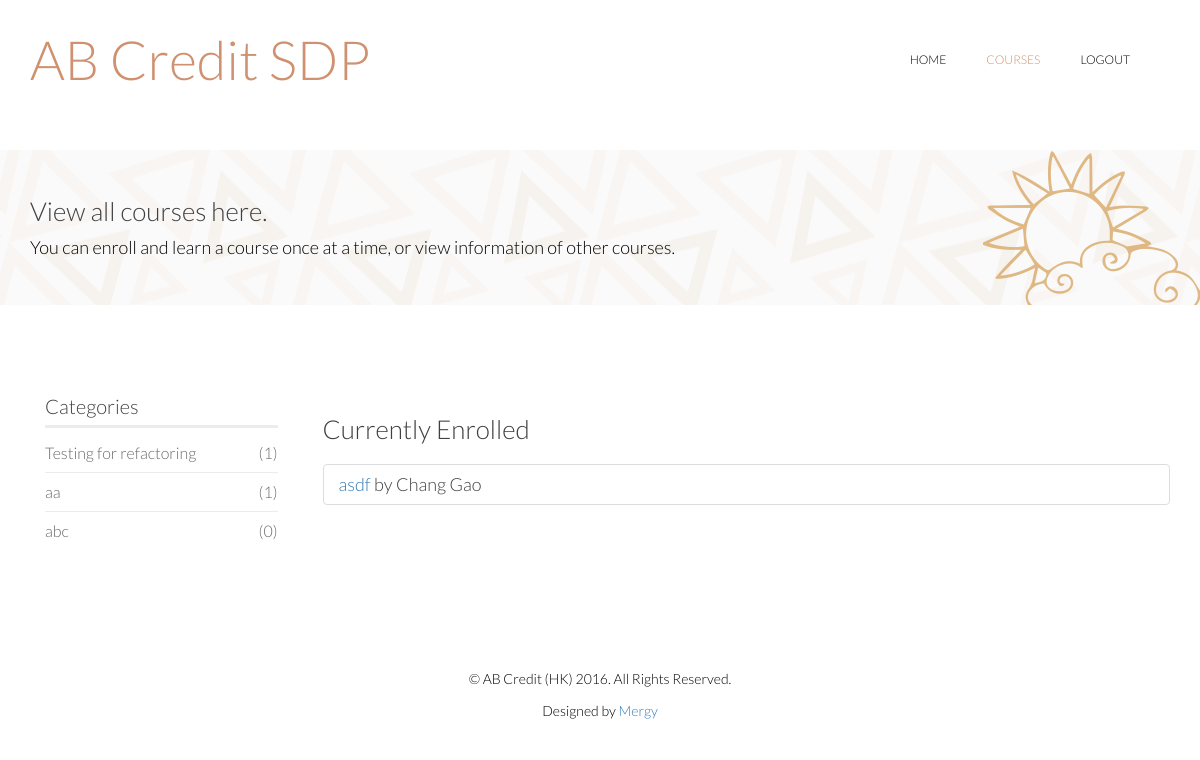
The app's page /participant/course/ (signed in), older data.
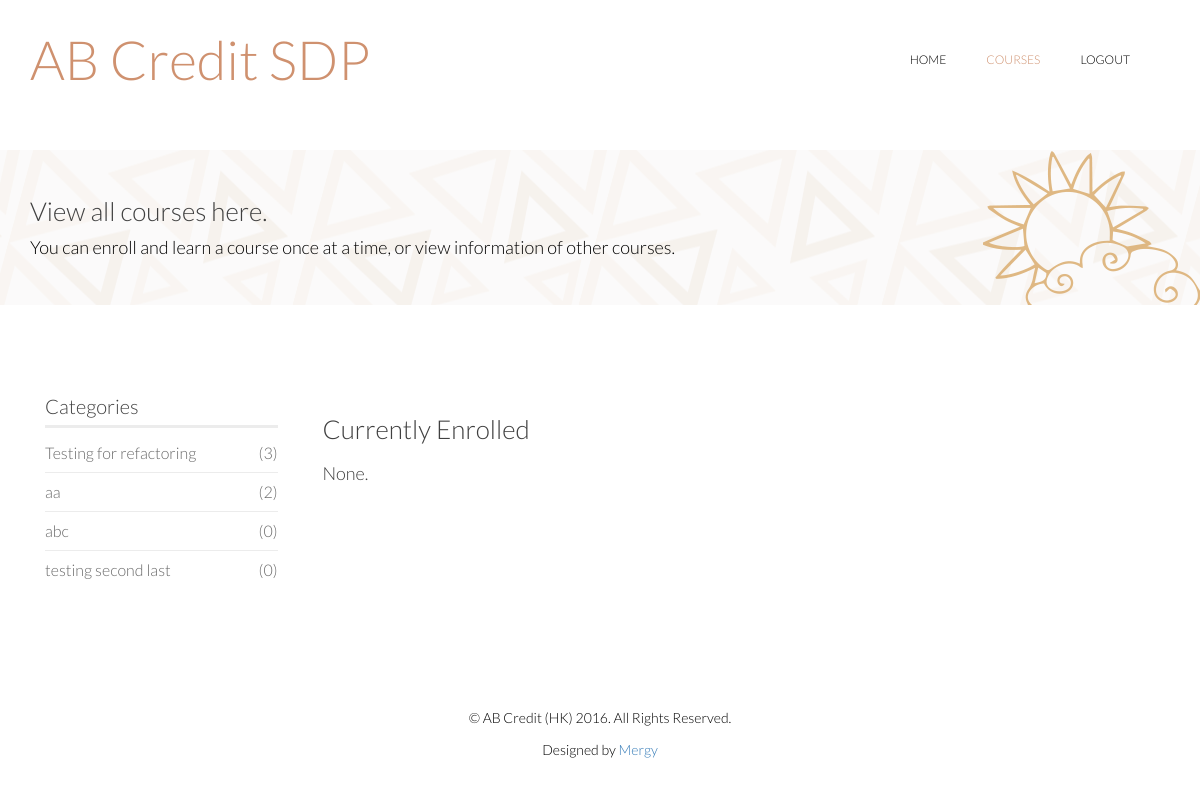
The same page, newer data.
### course/models.py (models this page shows, shortened)
class Category(models.Model):
    name = models.CharField(max_length=200)

class Course(models.Model):
    name = models.CharField(max_length=200)
    is_open = models.BooleanField(default=False)  # default set to false
    instructor = models.ForeignKey(
        Instructor, on_delete=models.CASCADE)  # many-to-one
    category = models.ForeignKey(
        Category, on_delete=models.CASCADE)  # many-to-one
    description = models.CharField(max_length=2000)

class Staff(models.Model):
    user = models.ForeignKey(User, on_delete=models.CASCADE)  # many-to-one
    last_login_type = models.CharField(max_length=20, default="Staff")
    class Meta:
        abstract = True
    def __str__(self):
        return self.user.first_name + " " + self.user.last_name
    def viewCategories(self):
        menu = dict()
        return menu

class Instructor(Staff):
    def viewCategories(self):
        menu = super(Instructor, self).viewCategories()
        for c in Category.objects.all():
            menu[c] = Course.objects.filter(Q(category=c) & (
                Q(is_open=True) | Q(instructor=self))).count()
        return menu

### course/views/participant_view.py (the view)
# urls.py: url(r'^', include('course.urls')),
@login_required
def course(request):
    participant = Participant.objects.get(user__pk=request.user.id)
    counts = participant.viewCategories()
    if CurrentEnrollment.objects.filter(participant__id = participant.id, course__is_open = True).exists():
        current_course = CurrentEnrollment.objects.get(participant__id = participant.id, course__is_open = True).course
        has_current_course = True
    else:
        has_current_course = False
    return render_to_response('participant/course.html', locals())

### course/models.py (called while the page is built)
    def viewCategories(self):
        menu = super(Participant, self).viewCategories()
        for c in Category.objects.all():
            menu[c] = Course.objects.filter(category=c, is_open=True).count()
        return menu

### course/templates/participant/course.html (shortened to what this page needs)
<html lang="en">
<head>
    {% load static %}
    <link rel="stylesheet" href="{% static 'css/bootstrap.min.css' %}" />
    <link rel="stylesheet" href="{% static 'css/font-awesome.min.css' %}" />
    <link rel="stylesheet" href="{% static 'css/animate.min.css' %}" />
    <link rel="stylesheet" href="{% static 'css/lightbox.css' %}" />
    <link rel="stylesheet" href="{% static 'css/main.css' %}" />
    <link rel="stylesheet" href="{% static 'css/responsive.css' %}" />
</head>
<body>
	<header id="header">
        <div class="navbar navbar-inverse" role="banner">
            <div class="container">
                <div class="navbar-header">
                    <a class="navbar-brand" href="/">
                        <h1 style="font-size: 300%; color: #cf916f">AB Credit SDP</h1>
                    </a>
                </div>
                <div class="collapse navbar-collapse">
                    <ul class="nav navbar-nav navbar-right">
                        <li><a href="/">Home</a></li>
                        <li class="active"><a href="/participant/course">Courses</a></li>
                        <li><a onclick="logout()">Logout</a></li>
                    </ul>
                </div>
            </div>
        </div>
    </header>
    <section id="page-breadcrumb">
        <div class="vertical-center sun">
             <div class="container">
                <div class="row">
                    <div class="action">
                        <div class="col-sm-12">
                            <h1 class="title">View all courses here.</h1>
                            <p>You can enroll and learn a course once at a time, or view information of other courses.</p>
                        </div>
                    </div>
                </div>
            </div>
        </div>
   </section>
    <section id="projects" class="padding-top">
        <div class="container">
            <div class="row">
                <div class="col-lg-3 col-md-4 col-sm-5">
                  <div class="col-sm-12">
                    <div class="sidebar portfolio-sidebar">
                        <div class="sidebar-item categories" id="category_bar">
                            <h3>Categories</h3>
                            <ul class="nav navbar-stacked">
                              {% for category, num in counts.items %}
                                <li><a onclick="getCategoryInfo('{{category.id}}', '{{category.name}}')">{{category.name}}<span class="pull-right">({{num}})</span></a></li>
                              {% endfor %}
                            </ul>
                        </div>
                    </div>
                  </div>
                </div>
                <div class="col-lg-9 col-md-8 col-sm-7">
                  <div class="col-sm-12">
                    <div class="row">
                        <h1 id="content-title">Currently Enrolled</h1>
                        <div><div id="content-main">
                          <div class="portfolio-item branded logos portfolio-wrapper">
                              <h4 class="portfolio-info">
                                <ul class="list-group">
                                  {% if has_current_course%}
                                    <h4><li class="list-group-item"><a onclick="getCourseInfo('{{current_course.id}}', '{{current_course.name}}')">{{current_course.name}} </a>by {{current_course.instructor}}</li></h4>
                                  {% else %}
                                    <h4>None.</h4>
                                  {% endif %}
                                </ul>
                              </h4>
                          </div>
                        </div></div>
                    </div>
                  </div>
                </div>
            </div>
        </div>
    </section>
    <footer id="footer">
        <div class="container">
            <div class="row">
                <div class="col-sm-12">
                    <div class="copyright-text text-center">
                        <p>&copy; AB Credit (HK) 2016. All Rights Reserved.</p>
                        <p>Designed by <a target="_blank" href="http://www.cs.hku.hk/programme/course_info.jsp?infile=2016/comp3297.html">Mergy</a></p>
                    </div>
                </div>
            </div>
        </div>
    </footer>
</body>
</html>

### course/static/css/lightbox.css (style rules this page uses)
body:after { content: url(../image/lightbox/close.png) url(../image/lightbox/loading.gif) url(../image/lightbox/prev.png) url(../image/lightbox/next.png); display: none; }

### course/static/css/main.css (style rules this page uses)
body { background: #fff; font-family: 'Lato', sans-serif; font-weight: 300; font-size: 14px; line-height: 22px; color: #000; }
html { height: 100%; }
a { -webkit-transition: 300ms; -moz-transition: 300ms; -o-transition: 300ms; transition: 300ms; }
ul { list-style: none; }
h1, h2, h3, h4, h5, h6 { font-family: 'Lato', sans-serif; font-weight: 300; }
h1 { font-size: 26px; color: #404040; }
h3 { font-size: 20px; color: #404040; }
h4 { font-size: 18px; color: #404040; }
.padding-top { padding-top: 90px; }
#header { margin-bottom: 0; padding: 30px 0 60px 0; }
#header .navbar-inverse .container { position: relative; }
#header .navbar { background: #fff; border: 0; margin-bottom: 0; }
#header .navbar-brand { padding: 0; margin-left: 0; }
#header .navbar-brand h1 { padding: 0; margin: 0; }
#header .navbar-nav.navbar-right >li:last-child { margin-right: 20px; }
#header .navbar-nav.navbar-right >li a { color: #000; font-size: 12px; padding: 20px; text-transform: uppercase; font-weight: 300; }
#header .navbar-inverse .navbar-nav li.active > a, #header .navbar-inverse .navbar-nav li.active > a:focus, #header .navbar-nav.navbar-right li > a:hover, .navbar-inverse .navbar-nav > .open > a { background-color: inherit; border: 0; color: #cf916f; }
#footer { padding-bottom: 75px; background-repeat: repeat-x; background-position: bottom; background-size: contain; }
.copyright-text { margin-top: 70px; }
#action, #page-breadcrumb { background-image: url(../image/home/tour-bg.png); background-color: #fbfafa; background-repeat: repeat-x; height: 155px; background-position: center; display: table; position: static; width: 100%; }
.vertical-center { display: table-cell; vertical-align: middle; width: 100%; position: statice; }
.sun { background-image: url(../image/home/tour-icon1.png); background-repeat: no-repeat; background-position: 100% bottom; }
.action h1 { margin-top: 0; }
.action p { font-size: 18px; margin-bottom: 0; font-weight: 300; }
.title { color: #404040; font-weight: 300; }
#action , #page-breadcrumb { position: relative; }
.portfolio-info { overflow: hidden; margin-bottom: 30px; }
.sidebar h3 { color: #404040; margin-top: 0; border-bottom: 3px solid #ececec; margin-bottom: 6px; padding-bottom: 8px; }
.sidebar-item { margin-bottom: 48px; }
.categories .navbar-stacked li { border-bottom: 1px solid #ececec; }
.categories .navbar-stacked li:last-child { border-bottom: 0px solid #ececec; }
.categories .navbar-stacked li a { font-size: 16px; color: #6a6a6a; padding: 8px 0; padding-left: 0; }

Row changes from the older to the newer data that the page shows:
no longer on this page (row unchanged): Course: name "asdf", instructor "Chang Gao"
computed for Category "Testing for refactoring": id "1" → "3"
computed for Category "aa": id "1" → "2"
added Category: name "testing second last", num "0"
Text that changed along with them:
text no longer shown: "by"
text now shown: "None."
